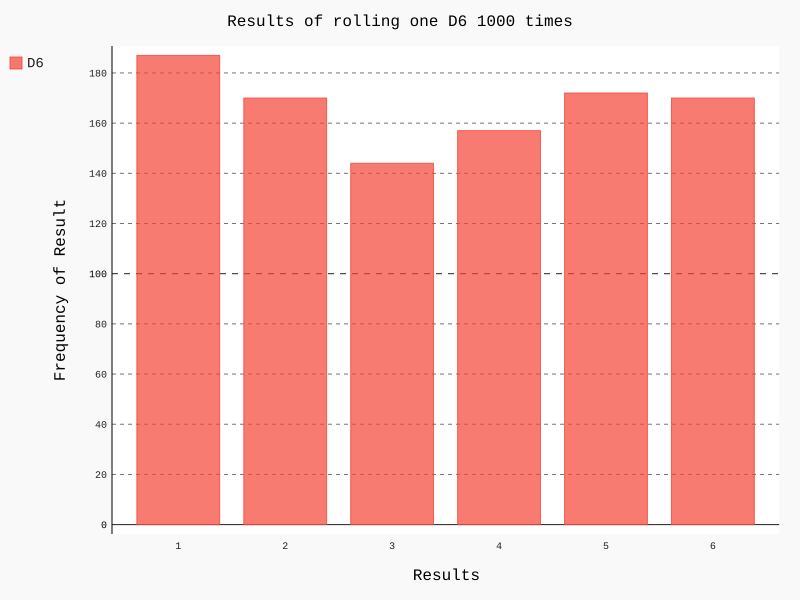

This figure's Python source:
from die import Die
die = Die()
results = []
for roll_num in range(1000):
    result = die.roll()
    results.append(result)

import pygal
frequencies = []
for value in range(1, die.num_sides+1):
    frequency = results.count(value)
    frequencies.append(frequency)
hist = pygal.Bar()
hist.title = "Results of rolling one D6 1000 times"
hist.x_labels = ["1","2","3","4","5","6"]
hist.x_title = "Results"
hist.y_title = "Frequency of Result"
hist.add('D6', frequencies)
hist.render_to_file('die_visual.svg')
